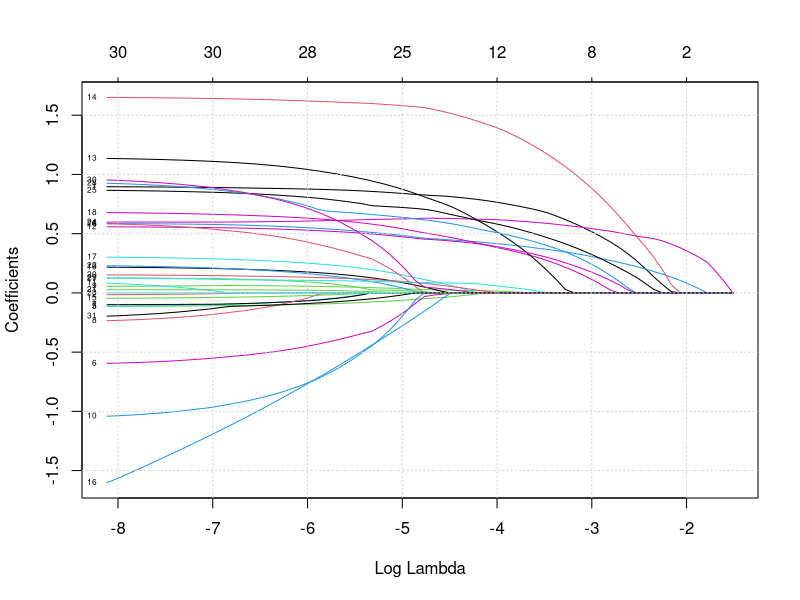
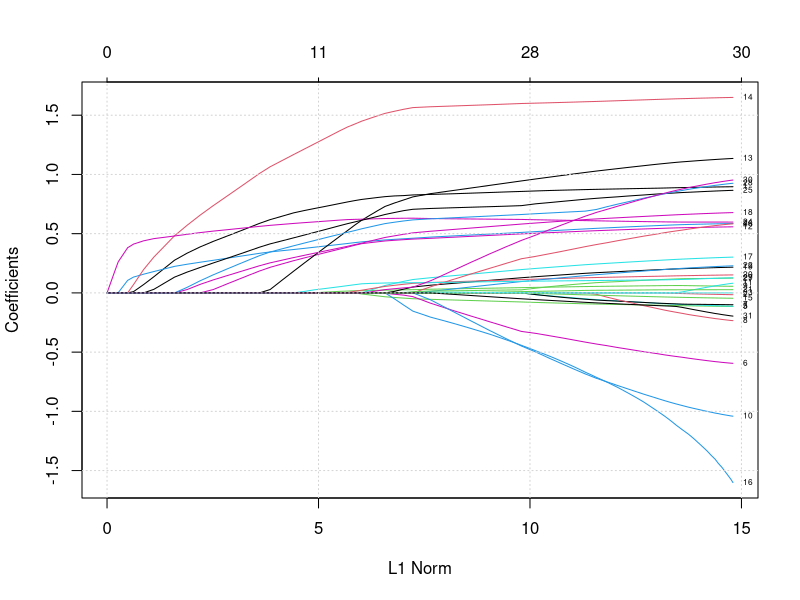

Source code (R) for these figures, in order:
## ---- chunk 1
knitr::opts_chunk$set(echo = TRUE)
library(dplyr)
library(tidyverse)
## ---- chunk 2
av <- read.csv("./CSpine/CSV datasets/analysisvariables.csv")
radiology <- read.csv("./CSpine/CSV datasets/radiologyreview.csv")
injury <- read.csv("./CSpine/CSV datasets/injuryclassification.csv")
site <- read.csv("./CSpine/CSV datasets/clinicalpresentationsite.csv")
ems <- read.csv("./CSpine/CSV datasets/clinicalpresentationfield.csv")
outside <- read.csv("./CSpine/CSV datasets/clinicalpresentationoutside.csv")
## ---- chunk 3
forward <- function(vals, df){
  # https://v8doc.sas.com/sashtml/stat/chap55/sect29.htm#:~:text=Forward%20Selection%20(FORWARD),model%20if%20it%20is%20included.
  # This method was implemented to replicate the FORWARD method in SAS, which was used in the paper
  
  coeffs = "1"
  coeffs_list = c()
  run <- TRUE 
  
  while (run & length(vals) > 0){
    
    init.p.vals <- rep(10000,length(vals))
    
    for (i in 1:length(vals)){
      temp.coeff <- paste(paste(coeffs, "+"), vals[i])
      lm.null <- glm(paste("y ~ ", coeffs), data = df, family = "binomial")

      lm <- glm(paste("y ~ ", temp.coeff), data = df, family = "binomial")
      
      # get p value from chi-squared test 
      if (!(is.na((anova(lm.null, lm, test="Chisq"))[2,5]))){
        init.p.vals[i] <- (anova(lm.null, lm, test="Chisq"))[2,5]
      }
      
    }

    
    if (min(init.p.vals) < 0.05){
      # add coefficient with smallest p-value:
      coeffs <- paste(paste(coeffs, "+"), vals[which(init.p.vals == min(init.p.vals))])
      coeffs_list <- append(coeffs_list, vals[which(init.p.vals == min(init.p.vals))])
      
      # remove that coefficient from the list of possible coefficients 
      vals <- vals[-which(init.p.vals == min(init.p.vals))]
      
    }
    else{
      run <- FALSE
    }
  }
  return(list(coeffs, coeffs_list))

}

## ---- chunk 4
vars <- colnames(av)[5:26]
#vars <- colnames(av)[5:35]

av.test <- av %>% drop_na(vars)

y <- unlist(lapply(av.test$ControlType, function(x){
  if (x == "case")
    {return (1)} 
  else 0}))

av.test$y <- y

av.test <- av.test[av.test$ControlType == "moi"| av.test$ControlType == "case", ]

coeff_final <- forward(vars, av.test)
## ---- chunk 5

# bootstrap experiments 
set.seed(215)
reps <- 20

counts <- rep(0,length(vars))

for (i in 1:reps){
  boot <- av.test[sample(nrow(av.test), 1000, replace = TRUE), ]
  coeffs_out <- forward(vars, boot)

  coeffs_list <- coeffs_out[[2]]
  
  for (coeff in coeffs_list){
    ind <- which(vars == coeff)
    counts[ind] <- counts[ind] + 1
  }
  
  print(i)
}

counts / reps
## ---- chunk 6
# These are the coefficients selected in forward selection
vars[counts/reps > .45]
new <- data.frame(vars, counts) |> arrange(desc(counts))
new[new$counts/reps > .45,]$vars
## ---- chunk 7

library(glmnet)

avn <- av[av$SITE != 15 & av$SITE != 16 & av$SITE != 7,]
avnn<- avn %>% drop_na(vars)

vars <- colnames(av)[5:35]
X <- as.matrix(avnn[, vars])
colnames(X)
y <- as.numeric(avnn$ControlType == "case")

#  [1] "AlteredMentalStatus" "FocalNeuroFindings"  "SubInj_Head"         "SubInj_TorsoTrunk"  
#  [5] "Predisposed"         "HighriskDiving"      "HighriskHitByCar"    "HighriskMVC"        
#  [9] "HighriskOtherMV"     "AxialLoadAnyDoc"     "axialloadtop"        "FocalNeuroFindings2"
# [13] "PainNeck2"           "Torticollis2"        "subinj_Head2"        "subinj_Face2"     

lasso_reg <- glmnet(X,  y = y, family = binomial(link = "probit"), 
                        alpha = 1,
                        grouped = TRUE,
                        keep = FALSE,
                        parallel = T,
                        relax = FALSE,
                        standardize = TRUE)


plot(lasso_reg, xvar="lambda", label=T, axes=T)
grid()

plot(lasso_reg, xvar="norm", label=T, axes=T)
grid()


lasso_model <- glmnet(x = X, y = y, alpha = 1, lambda = exp(-5.2), standardize = TRUE)
lasso_model$beta[,1][lasso_model$beta[,1]>0]
names(lasso_model$beta[,1][lasso_model$beta[,1]>0])

